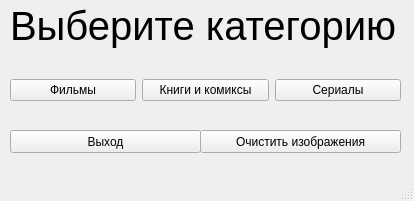
<?xml version="1.0" encoding="UTF-8"?>
<ui version="4.0">
 <class>MainWindow</class>
 <widget class="QMainWindow" name="MainWindow">
  <property name="geometry">
   <rect>
    <x>0</x>
    <y>0</y>
    <width>414</width>
    <height>201</height>
   </rect>
  </property>
  <property name="windowTitle">
   <string>MainWindow</string>
  </property>
  <widget class="QWidget" name="centralwidget">
   <widget class="QLabel" name="label">
    <property name="geometry">
     <rect>
      <x>10</x>
      <y>0</y>
      <width>391</width>
      <height>51</height>
     </rect>
    </property>
    <property name="font">
     <font>
      <pointsize>30</pointsize>
     </font>
    </property>
    <property name="text">
     <string>Выберите категорию</string>
    </property>
   </widget>
   <widget class="QWidget" name="horizontalLayoutWidget">
    <property name="geometry">
     <rect>
      <x>10</x>
      <y>50</y>
      <width>391</width>
      <height>80</height>
     </rect>
    </property>
    <layout class="QHBoxLayout" name="horizontalLayout">
     <item>
      <widget class="QPushButton" name="btn_films">
       <property name="text">
        <string>Фильмы</string>
       </property>
      </widget>
     </item>
     <item>
      <widget class="QPushButton" name="btn_books_and_comics">
       <property name="text">
        <string>Книги и комиксы</string>
       </property>
      </widget>
     </item>
     <item>
      <widget class="QPushButton" name="btn_serials">
       <property name="text">
        <string>Сериалы</string>
       </property>
      </widget>
     </item>
    </layout>
   </widget>
   <widget class="QPushButton" name="btn_exit">
    <property name="geometry">
     <rect>
      <x>10</x>
      <y>130</y>
      <width>191</width>
      <height>23</height>
     </rect>
    </property>
    <property name="text">
     <string>Выход</string>
    </property>
   </widget>
   <widget class="QPushButton" name="btn_clear_all_images">
    <property name="geometry">
     <rect>
      <x>200</x>
      <y>130</y>
      <width>201</width>
      <height>23</height>
     </rect>
    </property>
    <property name="text">
     <string>Очистить изображения</string>
    </property>
   </widget>
  </widget>
  <widget class="QMenuBar" name="menubar">
   <property name="geometry">
    <rect>
     <x>0</x>
     <y>0</y>
     <width>414</width>
     <height>21</height>
    </rect>
   </property>
  </widget>
  <widget class="QStatusBar" name="statusbar"/>
 </widget>
 <resources/>
 <connections/>
</ui>
